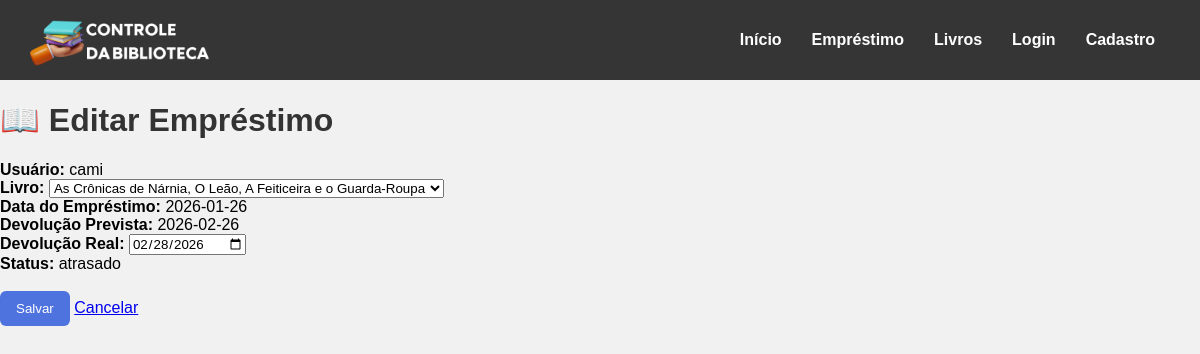
The app's page /editar_emprestimos/1 (signed in) with its own data.
### tables this page shows
CREATE TABLE usuarios (
    id_usuario INTEGER PRIMARY KEY AUTOINCREMENT,
    senha_usuario VARCHAR(8) NOT NULL,
    nome_usuario VARCHAR(255) NOT NULL,
    email VARCHAR(255),
    numero_telefone VARCHAR(15),
    data_inscricao DATE,
    multa_atual DECIMAL(10,2)
);

CREATE TABLE emprestimos (
    id_emprestimo INTEGER PRIMARY KEY,
    usuario_id INTEGER,
    livro_id INTEGER,
    data_emprestimo DATE,
    data_devolucao_prevista DATE,
    data_devolucao_real DATE,
    dias_emprestimo INTEGER, -- coloquei aqui pra ser calculado automaticamente e faciltar a vida
    dias_atraso INTEGER, -- mesma lÃ³gica do de cima
    status_emprestimo TEXT CHECK(status_emprestimo IN ('pendente', 'devolvido', 'atrasado')),
    FOREIGN KEY (usuario_id) REFERENCES usuarios(id_usuario),
    FOREIGN KEY (livro_id) REFERENCES livros(id_livro) ON DELETE CASCADE
);

CREATE TABLE livros (
    id_livro INTEGER PRIMARY KEY AUTOINCREMENT,
    autor_id INTEGER NOT NULL,
    titulo VARCHAR(255) NOT NULL,
    isbn VARCHAR(13) NOT NULL,
    ano_publicacao INTEGER NOT NULL,
    genero_id INTEGER NOT NULL,
    editora_id INTEGER NOT NULL,
    quantidade_disponivel INTEGER NOT NULL,
    resumo TEXT,
    FOREIGN KEY (autor_id) REFERENCES autores(id_autor) ON DELETE RESTRICT,
    FOREIGN KEY (genero_id) REFERENCES generos(id_genero) ON DELETE CASCADE,
    FOREIGN KEY (editora_id) REFERENCES editoras(id_editora)
);

### app.py (the view, shortened to what this page needs)
@app.route('/editar_emprestimos/<int:id_emprestimo>', methods=["GET", "POST"])
@login_required
def editar_emprestimos(id_emprestimo):
    conexao = obter_conexao()
    emprestimo = conexao.execute(
        """
        SELECT
            emprestimos.id_emprestimo,
            emprestimos.usuario_id,
            emprestimos.livro_id,
            emprestimos.data_emprestimo,
            emprestimos.data_devolucao_prevista,
            emprestimos.data_devolucao_real,
            emprestimos.status_emprestimo,
            usuarios.nome_usuario
        FROM emprestimos
        JOIN usuarios ON usuarios.id_usuario = emprestimos.usuario_id
        WHERE emprestimos.id_emprestimo = ?
        """,
        (id_emprestimo,)).fetchone()
    if not emprestimo:
        conexao.close()
        flash("Empréstimo não encontrado!", "danger")
        return redirect(url_for("ver_emprestimos"))
    livros = conexao.execute("SELECT * FROM livros").fetchall()
    conexao.close()
    return render_template('editar_emprestimos.html',emprestimo=emprestimo,livros=livros)

### app.py (called while the page is built)
@login_manager.user_loader
def load_user(user_id):
    return User.achar_email(user_id)

@app.before_request
def carregar_mensagens_trigger():
    if request.endpoint in ('static', 'login'):
        return
    conexao = obter_conexao()
    mensagens = conexao.execute("""
        SELECT id_log, mensagem
        FROM log_triggers
        WHERE lida = 0
        ORDER BY data_execucao
    """).fetchall()
    for msg in mensagens:
        flash(msg['mensagem'], category='error')
    conexao.execute("""
        UPDATE log_triggers
        SET lida = 1
        WHERE lida = 0
    """)
    conexao.close()

### database.py (called while the page is built)
def obter_conexao():
    conexao = sqlite3.connect(
        'livros.db',
        timeout=30,
        isolation_level=None
    )
    conexao.text_factory = str
    conexao.execute("PRAGMA foreign_keys = ON")
    conexao.execute("PRAGMA journal_mode = WAL")
    conexao.execute("PRAGMA busy_timeout = 30000")
    conexao.row_factory = sqlite3.Row
    return conexao

### modelos/__init__.py (called while the page is built)
    @classmethod
    def achar_email(cls, email):
        conexao = obter_conexao()
        sql = "SELECT * FROM usuarios WHERE email = ?"
        resultado = conexao.execute(sql, (email,)).fetchone()
        if resultado:
            return User(
                email=resultado['email'],
                nome=resultado['nome_usuario'],
                senha=resultado['senha_usuario'],
                numero_telefone=resultado['numero_telefone'],
                data_inscricao=resultado['data_inscricao']
            )
        return None

### templates/editar_emprestimos.html (shortened to what this page needs)
{% extends 'base.html' %}
{% block conteudo %}
<h1>📖 Editar Empréstimo</h1>
<form method="POST" action="{{ url_for('editar_emprestimos', id_emprestimo=emprestimo.id_emprestimo) }}">
    <label><b>Usuário:</b></label>
    <label>{{ emprestimo['nome_usuario'] }}</label>
    <br>
    <label><b>Livro:</b></label>
    <select name="livro_id" required>
    {% for livro in livros %}
        <option value="{{ livro.id_livro }}"
            {% if livro.id_livro == emprestimo.livro_id %}selected{% endif %}>
            {{ livro.titulo }}
        </option>
    {% endfor %}
    </select>
    <br>
    <label><b>Data do Empréstimo:</b></label>
    <span>{{ emprestimo.data_emprestimo[:10] }}</span>
    <br>
    <label><b>Devolução Prevista:</b></label>
    <span>{{ emprestimo.data_devolucao_prevista[:10] }}</span>
    <br>
    <label><b>Devolução Real:</b></label>
    <input type="date"
        name="data_devolucao_real"
        value="{{ emprestimo.data_devolucao_real[:10] if emprestimo.data_devolucao_real else '' }}">
    <br>
    <label><b>Status:</b></label>
    <span>{{ emprestimo.status_emprestimo }}</span>
    <br><br>
    <button type="submit">Salvar</button>
    <a href="{{ url_for('ver_emprestimos') }}">Cancelar</a>
</form>
{% endblock %}

### static/style.css (style rules this page uses)
h1 { color: #333; }
button { background-color: #4e73df; color: white; border: none; padding: 10px 16px; border-radius: 6px; cursor: pointer; transition: background-color 0.3s; }

### static/menu.css (style rules this page uses)
* { font-family:Arial, Helvetica, sans-serif; }

### static/cadastro.css (style rules this page uses)
body { background-color: #f1f1f1; margin: 0; }

### records on screen
usuarios: nome_usuario "cami"
emprestimos: livro_id "As Crônicas de Nárnia, O Leão, A Feiticeira e o Guarda-Roupa", data_emprestimo "2026-01-26", data_devolucao_prevista "2026-02-26", data_devolucao_real "02/28/2026", status_emprestimo "atrasado"
